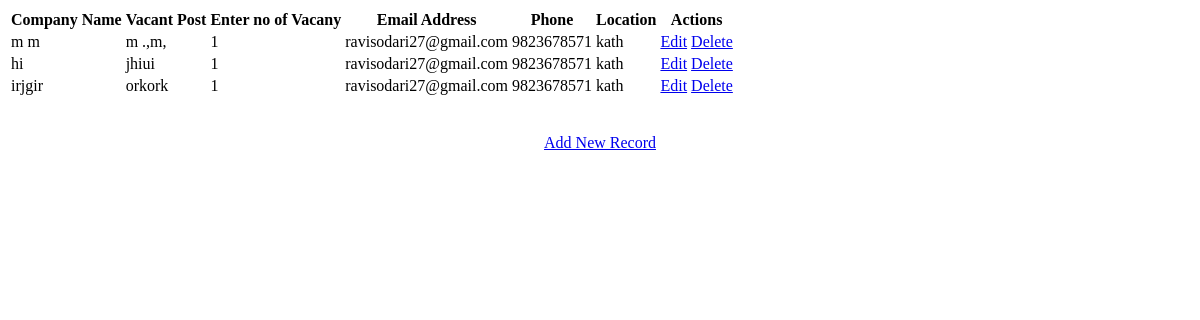
The page /show on the database as committed earlier.
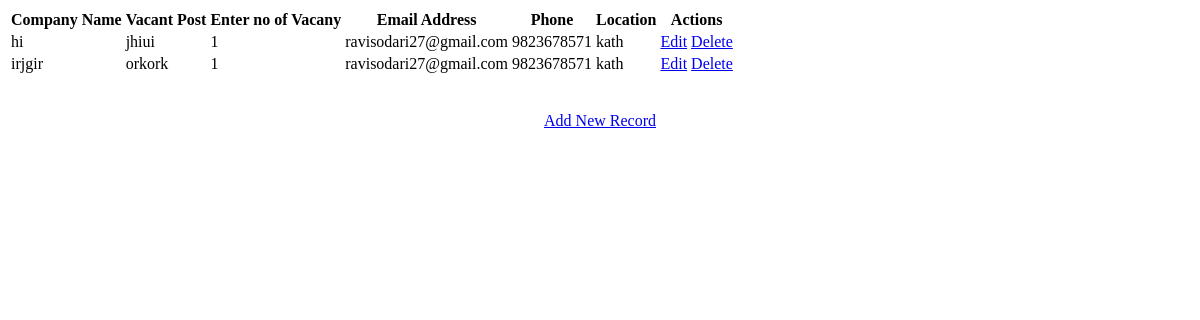
The same page on the database as committed later.
### easyjob/models.py (models this page shows)
class Employee(models.Model):
    cCompanyName=models.CharField(max_length=100)
    cVacantPost=models.CharField(max_length=100)
    cVacancyNumber=models.IntegerField(max_length=100)
    cEmail=models.EmailField(max_length=100)
    cMobile=models.IntegerField(max_length=10)
    cLocation=models.CharField(max_length=50)
    objects = EmpManager()
    class Meta:
        db_table="Company"

### easyjob/views.py (the view)
# urls.py: path('show',views.show, name="show"),
def show(request):
    employees = Employee.objects.all()
    return render(request,"show.html",{'employees':employees})

### templates/show.html (shortened to what this page needs)
<!DOCTYPE html>
<html lang="en">
<head>
     {% load static %}
</head>
<body>
<table >
    <thead>
    <tr>
        <th>Company Name</th>
        <th>Vacant Post</th>
        <th>Enter no of Vacany</th>
        <th>Email Address</th>
        <th>Phone</th>
        <th>Location</th>
        <th>Actions</th>
    </tr>
    </thead>
    <tbody>
{% for employee in employees %}
    <tr>
        <td>{{ employee.cCompanyName }}</td>
        <td>{{ employee.cVacantPost }}</td>
        <td>{{ employee.cVacancyNumber }}</td>
        <td>{{ employee.cEmail }}</td>
        <td>{{ employee.cMobile }}</td>
        <td>{{ employee.cLocation}}</td>
        <td>
            <a href="/edit/{{ employee.id }}"><span >Edit</span></a>
            <a href="/delete/{{ employee.id }}">Delete</a>
        </td>
    </tr>
{% endfor %}
    </tbody>
</table >
<br>
<br>
<center><a href="/emp" class="btn btn-primary">Add New Record</a></center>
</body>
</html>

Rows that differ between the two databases and show on the page:
removed Employee: cCompanyName "m m", cVacantPost "m .,m,", cVacancyNumber "1", cEmail "ravisodari27@gmail.com", cMobile "9823678571", cLocation "kath"
